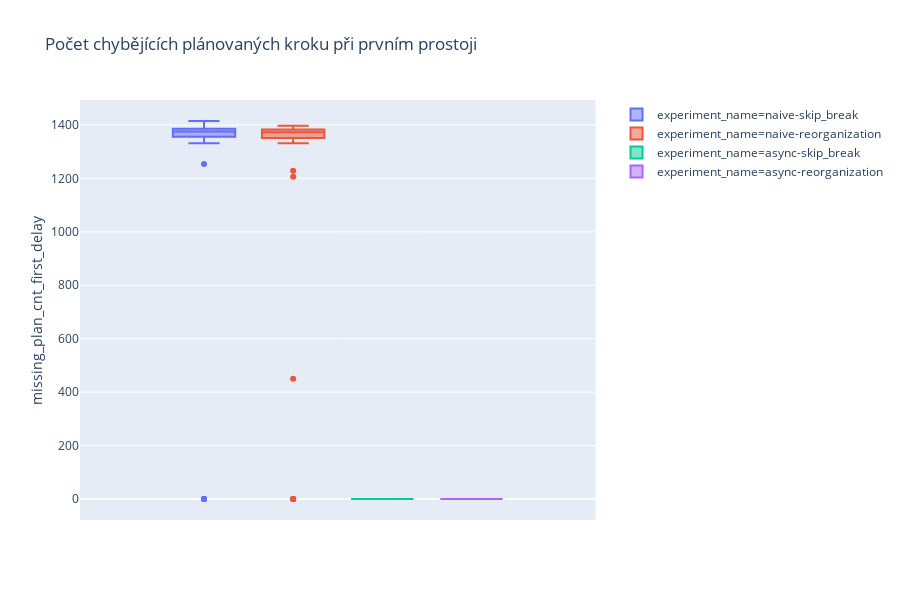

Notebook code cell kept with this figure:
### Code cell
px.box(df, y='missing_plan_cnt_first_delay', color='experiment_name', title='Počet chybějících plánovaných kroku při prvním prostoji')

### Figure 1 — Plotly figure (JSON) as saved in the notebook; plotly's stock layout.template omitted (floating-point values rounded to 4 significant figures)
{"data": [{"alignmentgroup": "True", "hoverlabel": {"namelength": 0}, "hovertemplate": "experiment_name=naive-skip_break<br>missing_plan_cnt_first_delay=%{y}", "legendgroup": "experiment_name=naive-skip_break", "marker": {"color": "#636efa"}, "name": "experiment_name=naive-skip_break", "notched": false, "offsetgroup": "experiment_name=naive-skip_break", "orientation": "v", "showlegend": true, "type": "box", "x0": " ", "xaxis": "x", "y": [0, 0, 0, 1391, 1415, 1386, 1399, 1391, 1396, 1392, 1387, 1379, 1384, 0, 1392, 1391, 1383, 1391, 1391, 1381, 1370, 1379, 1390, 1383, 0, 1380, 1384, 1356, 1366, 1383, 1368, 1380, 1369, 1354, 1375, 1355, 1372, 1376, 1373, 1377, 1351, 1375, 1353, 1254, 1357, 1334, 1368, 1370, 1332, 1376], "y0": " ", "yaxis": "y"}, {"alignmentgroup": "True", "hoverlabel": {"namelength": 0}, "hovertemplate": "experiment_name=naive-reorganization<br>missing_plan_cnt_first_delay=%{y}", "legendgroup": "experiment_name=naive-reorganization", "marker": {"color": "#EF553B"}, "name": "experiment_name=naive-reorganization", "notched": false, "offsetgroup": "experiment_name=naive-reorganization", "orientation": "v", "showlegend": true, "type": "box", "x0": " ", "xaxis": "x", "y": [0, 0, 0, 1385, 1388, 1386, 1397, 1389, 1394, 1386, 1387, 1379, 1384, 0, 1390, 1383, 1374, 1385, 1387, 1381, 1364, 1379, 1382, 1381, 0, 1359, 1372, 1356, 1366, 1381, 1356, 1380, 1338, 1351, 1373, 1206, 1362, 1376, 1373, 1375, 450, 1367, 1353, 1229, 1343, 0, 1363, 1362, 1332, 1374], "y0": " ", "yaxis": "y"}, {"alignmentgroup": "True", "hoverlabel": {"namelength": 0}, "hovertemplate": "experiment_name=async-skip_break<br>missing_plan_cnt_first_delay=%{y}", "legendgroup": "experiment_name=async-skip_break", "marker": {"color": "#00cc96"}, "name": "experiment_name=async-skip_break", "notched": false, "offsetgroup": "experiment_name=async-skip_break", "orientation": "v", "showlegend": true, "type": "box", "x0": " ", "xaxis": "x", "y": [0, 0, 0, 0, 0, 0, 0, 0, 0, 0, 0, 0, 0, 0, 0, 0, 0, 0, 0, 0, 0, 0, 0, 0, 0, 0, 0, 0, 0, 0, 0, 0, 0, 0, 0, 0, 0, 0, 0, 0, 0, 0, 0, 0, 0, 0, 0, 0, 0, 0], "y0": " ", "yaxis": "y"}, {"alignmentgroup": "True", "hoverlabel": {"namelength": 0}, "hovertemplate": "experiment_name=async-reorganization<br>missing_plan_cnt_first_delay=%{y}", "legendgroup": "experiment_name=async-reorganization", "marker": {"color": "#ab63fa"}, "name": "experiment_name=async-reorganization", "notched": false, "offsetgroup": "experiment_name=async-reorganization", "orientation": "v", "showlegend": true, "type": "box", "x0": " ", "xaxis": "x", "y": [0, 0, 0, 0, 0, 0, 0, 0, 0, 0, 0, 0, 0, 0, 0, 0, 0, 0, 0, 0, 0, 0, 0, 0, 0, 0, 0, 0, 0, 0, 0, 0, 0, 0, 0, 0, 0, 0, 0, 0, 0, 0, 0, 0, 0, 0, 0, 0, 0, 0], "y0": " ", "yaxis": "y"}], "layout": {"boxmode": "group", "height": 600, "legend": {"tracegroupgap": 0}, "title": {"text": "Počet chybějících plánovaných kroku při prvním prostoji"}, "xaxis": {"anchor": "y", "domain": [0, 0.98]}, "yaxis": {"anchor": "x", "domain": [0, 1], "title": {"text": "missing_plan_cnt_first_delay"}}}}
